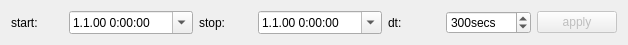
<?xml version="1.0" encoding="UTF-8"?>
<ui version="4.0">
 <class>TimeControls</class>
 <widget class="QWidget" name="TimeControls">
  <property name="geometry">
   <rect>
    <x>0</x>
    <y>0</y>
    <width>628</width>
    <height>45</height>
   </rect>
  </property>
  <property name="sizePolicy">
   <sizepolicy hsizetype="Minimum" vsizetype="Preferred">
    <horstretch>0</horstretch>
    <verstretch>0</verstretch>
   </sizepolicy>
  </property>
  <property name="windowTitle">
   <string>Form</string>
  </property>
  <layout class="QHBoxLayout" name="horizontalLayout">
   <item>
    <widget class="QLabel" name="label">
     <property name="text">
      <string>start:</string>
     </property>
    </widget>
   </item>
   <item>
    <widget class="QDateTimeEdit" name="start">
     <property name="sizePolicy">
      <sizepolicy hsizetype="Minimum" vsizetype="Fixed">
       <horstretch>0</horstretch>
       <verstretch>0</verstretch>
      </sizepolicy>
     </property>
     <property name="displayFormat">
      <string>d.M.yy h:mm:ss</string>
     </property>
     <property name="calendarPopup">
      <bool>true</bool>
     </property>
    </widget>
   </item>
   <item>
    <widget class="QLabel" name="label_2">
     <property name="text">
      <string>stop:</string>
     </property>
    </widget>
   </item>
   <item>
    <widget class="QDateTimeEdit" name="stop">
     <property name="sizePolicy">
      <sizepolicy hsizetype="Minimum" vsizetype="Fixed">
       <horstretch>0</horstretch>
       <verstretch>0</verstretch>
      </sizepolicy>
     </property>
     <property name="displayFormat">
      <string>d.M.yy h:mm:ss</string>
     </property>
     <property name="calendarPopup">
      <bool>true</bool>
     </property>
    </widget>
   </item>
   <item>
    <widget class="QLabel" name="label_3">
     <property name="text">
      <string>dt:</string>
     </property>
    </widget>
   </item>
   <item>
    <widget class="QSpinBox" name="dt">
     <property name="sizePolicy">
      <sizepolicy hsizetype="Minimum" vsizetype="Fixed">
       <horstretch>0</horstretch>
       <verstretch>0</verstretch>
      </sizepolicy>
     </property>
     <property name="suffix">
      <string>secs</string>
     </property>
     <property name="minimum">
      <number>60</number>
     </property>
     <property name="maximum">
      <number>86400</number>
     </property>
     <property name="singleStep">
      <number>60</number>
     </property>
     <property name="value">
      <number>300</number>
     </property>
    </widget>
   </item>
   <item>
    <widget class="QPushButton" name="apply_time_button">
     <property name="enabled">
      <bool>false</bool>
     </property>
     <property name="text">
      <string>apply</string>
     </property>
    </widget>
   </item>
  </layout>
 </widget>
 <resources/>
 <connections/>
</ui>
